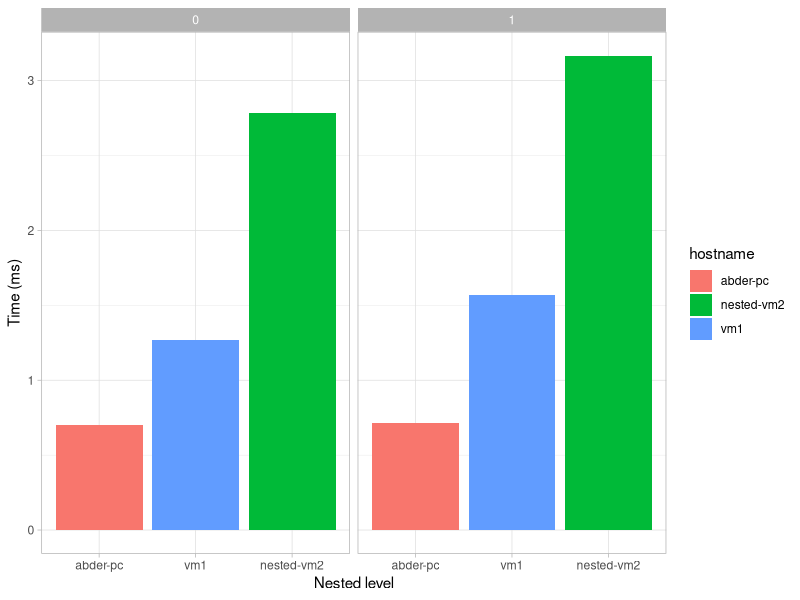

Source code (R):
#!/usr/bin/env Rscript
library(ggplot2)
library(ggrepel)
library(plyr)

# level,time,events
data <- read.table("./io-overhead/io-worst-case.csv", header=T, sep=",")
data$time <- data$time
data$tracing_enabled <- as.character(data$tracing_enabled)
data <- ddply(data, .(hostname, tracing_enabled),
              transform,
              t_median = median(time),
              t_mean = mean(time)
)

unique_data <- unique(data[c("hostname", "tracing_enabled", "t_median", "t_mean")])

plot <- ggplot(unique_data, aes(x=reorder(hostname, t_median), y = t_median)) +
  geom_bar(aes(fill=hostname), position="dodge",stat="identity") +
  facet_wrap(~tracing_enabled) +
  # coord_flip() +
  # geom_label_repel(aes(y=freq, label=paste(data_freq$percentage, "%")),
  #                  size = 3, segment.size = 0.3, colour="black", fill="white",
  #                  min.segment.length = unit(0, "lines"), nudge_x = 0
  # ) +
  # geom_text(aes(y=overhead, label=paste(overhead,'%') ), colour='black', size = 3.4,
  #           position=position_dodge(width=0.9), hjust=-0.1) +
  # scale_fill_manual(values = colors) +
  labs(x ="Nested level", y ="Time (ms)") +
  theme_light() 
  # theme(
  #   legend.position = c(0.94,0.91),
  #   legend.title=element_blank(),
  #   # axis.text.x = element_blank(),
  #   # axis.text.x = element_text(angle = 20, hjust = 1, vjust=1, size = 10),
  #   axis.text.y = element_text(margin = margin(t=2,b=1))
  # )
plot(plot)
